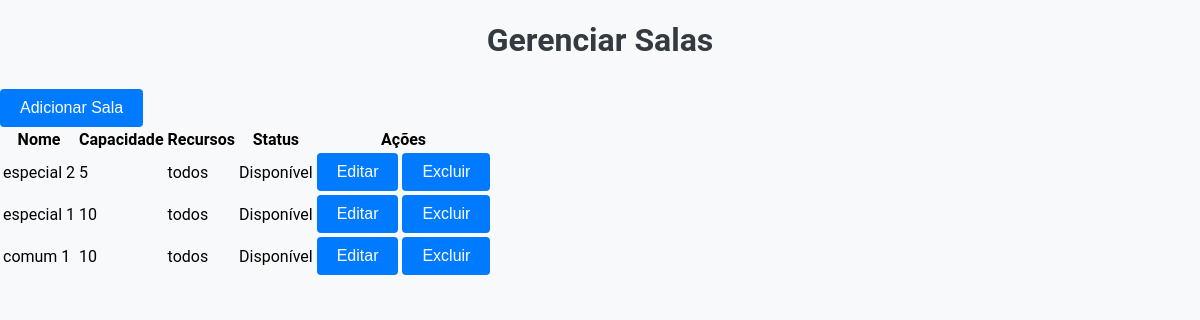
Screenshot of /pages/gerenciar_salas.php with the database file from the repository.
### tables this page shows
CREATE TABLE salas_reuniao (
                        id INTEGER PRIMARY KEY AUTOINCREMENT,
                        nome TEXT NOT NULL,
                        capacidade INTEGER NOT NULL,
                        recursos TEXT,
                        status TEXT
                    );

### pages/gerenciar_salas.php (the view, shortened to what this page needs)
<?php
$db = new SQLite3('sistema_agendamento.db');
$query = "SELECT * FROM salas_reuniao";
$resultado = $db->query($query);
if ($resultado && $resultado->fetchArray(SQLITE3_ASSOC)) {
    $salas = [];
    $resultado->reset();
    while ($row = $resultado->fetchArray(SQLITE3_ASSOC)) {
        $salas[] = $row;
    }
} else {
    $mensagem = "Não há salas disponíveis.";
}
?>
<!DOCTYPE html>
<html lang="pt-BR">
<head>
    <link rel="stylesheet" href="../css/styles.css">
</head>
<body>
<h1>Gerenciar Salas</h1>
<button onclick="location.href='adicionar_sala.php'">Adicionar Sala</button>
<?php if (isset($salas) && !empty($salas)): ?>
    <table>
        <thead>
            <tr>
                <th>Nome</th>
                <th>Capacidade</th>
                <th>Recursos</th>
                <th>Status</th>
                <th>Ações</th>
            </tr>
        </thead>
        <tbody>
            <?php foreach ($salas as $sala): ?>
                <tr>
                    <td><?php echo $sala['nome']; ?></td>
                    <td><?php echo $sala['capacidade']; ?></td>
                    <td><?php echo $sala['recursos']; ?></td>
                    <td><?php echo $sala['status']; ?></td>
                    <td>
                        <button onclick="location.href='editar_sala.php?id=<?php echo $sala['id']; ?>'">Editar</button>
                        <button onclick="location.href='excluir_sala.php?id=<?php echo $sala['id']; ?>'">Excluir</button>
                    </td>
                </tr>
            <?php endforeach; ?>
        </tbody>
    </table>
<?php else: ?>
    <p><?php echo $mensagem; ?></p>
<?php endif; ?>
</body>
</html>

### css/styles.css (style rules this page uses)
body { font-family: 'Roboto', sans-serif; background-color: #f8f9fa; margin: 0; padding: 0; }
h1 { color: #343a40; text-align: center; margin-bottom: 30px; }
button { background-color: #007bff; color: #fff; border: none; border-radius: 4px; padding: 10px 20px; cursor: pointer; font-size: 16px; transition: background-color 0.3s ease; }

### rows the page displays
salas_reuniao: nome "especial 2", capacidade "5", recursos "todos", status "Disponível"
salas_reuniao: nome "especial 1", capacidade "10", recursos "todos", status "Disponível"
salas_reuniao: nome "comum 1", capacidade "10", recursos "todos", status "Disponível"
